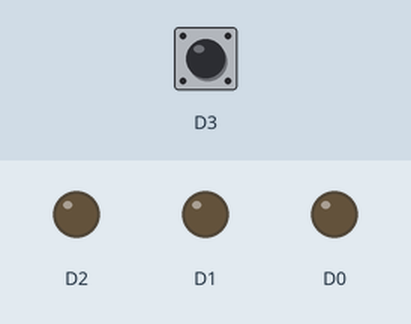
Simulated run of this sketch. Board: ESP8266 (NodeMCU). Shown: output pins drawn as LEDs (lit = HIGH). The test bench sets the inputs (shaded band); at power-on: D3 HIGH.

Above: at 1.2 s.
1.3 s: D3 driven LOW
At 1.9 s:
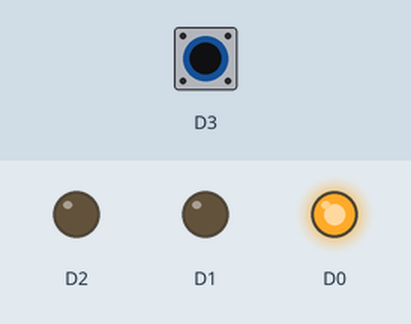
2.8 s: D3 pulsed HIGH 5 times (0.12 s each, 0.3 s apart)
At 3.37 s:
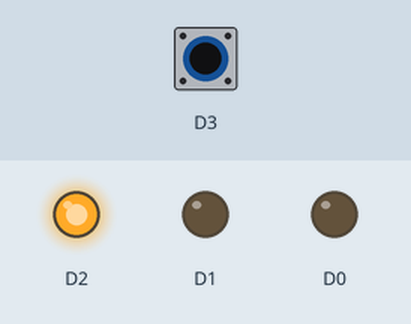
At 4.7 s:
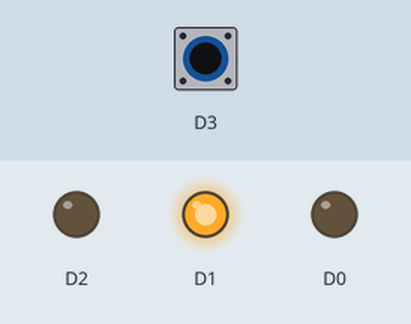
Timing chart, 0 to 6.2 s (numbered marks = the images above; inputs shaded):
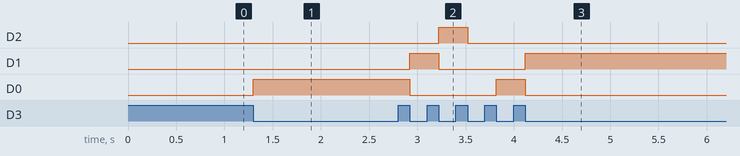

Measured:
- after the input at 1.3 s, D0: LOW → HIGH at once
- after the input at 2.8 s, D2: LOW → HIGH after 0.42 s, → LOW 0.30 s later; D1: LOW → HIGH after 0.12 s, → LOW 0.30 s later, → HIGH 0.90 s later; D0: HIGH → LOW after 0.12 s, → HIGH 0.90 s later, → LOW 0.30 s later

The sketch:

evm_lab1_4.ino
```cpp
uint8_t CrrentD3 = 0;

void setup() {
  pinMode(D0, OUTPUT);
  pinMode(D1, OUTPUT);
  pinMode(D2, OUTPUT);
  pinMode(D3, INPUT);
  attachInterrupt(D3, hend, FALLING);
}

void loop() {}

void hend(){
  if (digitalRead(D3)==LOW) {
    if (CrrentD3 == 0){
    digitalWrite(D0, HIGH);
    digitalWrite(D1, LOW);
    digitalWrite(D2, LOW);
    CrrentD3 = 1;
    }
    else{
      if (CrrentD3 == 1){
        digitalWrite(D0, LOW);
        digitalWrite(D1, HIGH);
        digitalWrite(D2, LOW);
        CrrentD3 = 2;
      }
      else{
        if (CrrentD3 == 2){
          digitalWrite(D0, LOW);
          digitalWrite(D1, LOW);
          digitalWrite(D2, HIGH);
          CrrentD3 = 3;
        }
        else{
          digitalWrite(D0, LOW);
          digitalWrite(D1, LOW);
          digitalWrite(D2, LOW);
          CrrentD3 = 0;
        }
      }
    }
    delay(200);
  }
}
```
